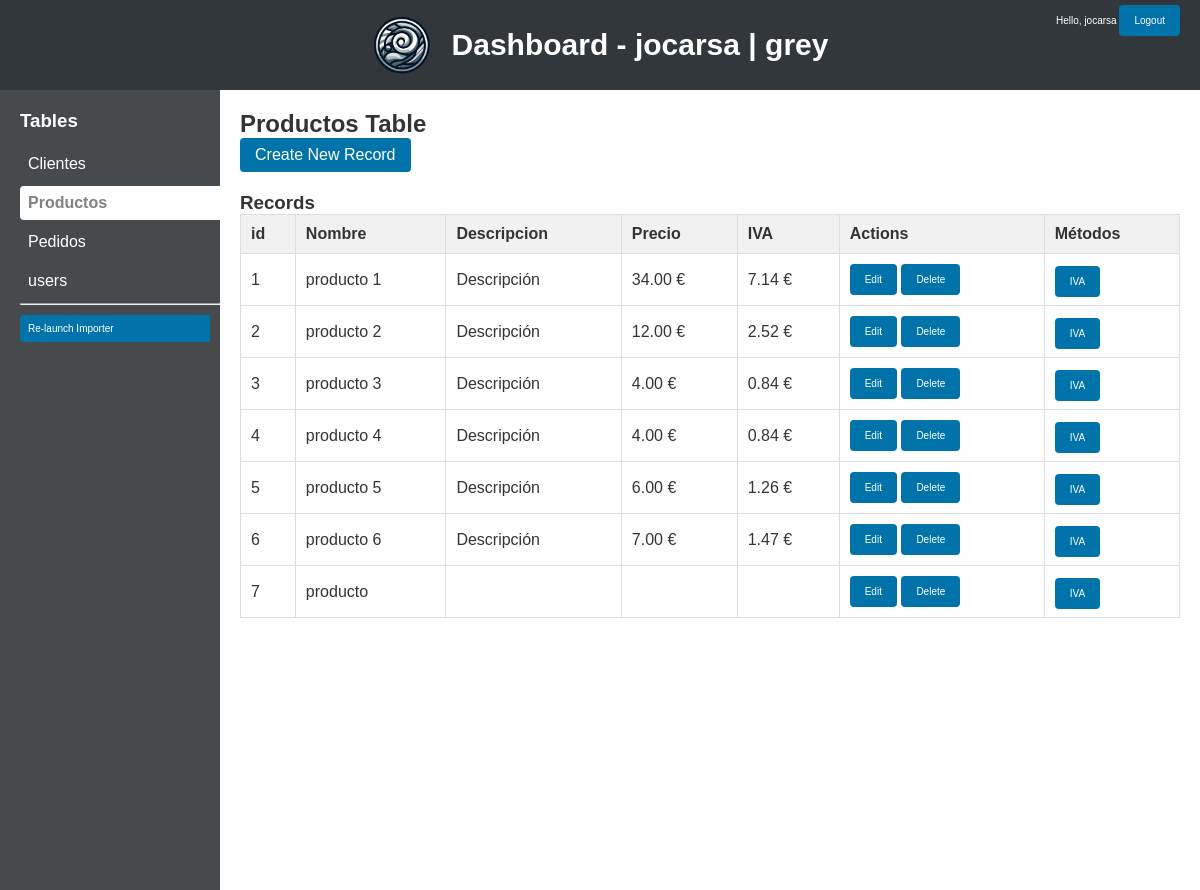
/?table=Productos (signed in), run on the app's committed database.
### tables this page shows
CREATE TABLE "Productos" (id INTEGER PRIMARY KEY AUTOINCREMENT, "Nombre" TEXT, "Descripcion" TEXT, "Precio" TEXT, "IVA" TEXT);

### i18n.php (called while the page is built, shortened)
<?php
function loadTranslations() {
    static $cached = null;
    if ($cached !== null) {
        return $cached;
    }
    $file = __DIR__ . '/translations.csv';
    $translations = [];
    if (($handle = fopen($file, 'r')) !== false) {
        $header = fgetcsv($handle);
        while (($row = fgetcsv($handle)) !== false) {
            $rowData = array_combine($header, $row);
            $key = $rowData['key'];
            unset($rowData['key']);
            $translations[$key] = $rowData;
        }
    }
    $cached = $translations;
    return $cached;
}
function t($key) {
    $all = loadTranslations();
    $lang = isset($_SESSION['lang']) ? $_SESSION['lang'] : 'en';
    if (isset($all[$key])) {
        return $all[$key][$lang] ?? $all[$key]['en'];
    }
    return $key;
}

### index.php (the view, shortened to what this page needs)
<?php
require_once 'i18n.php';
require 'config.php';
        ?>
        <?php
$db = new SQLite3($config['db_name']);
function isForeignKey($colName) {
    return substr_count($colName, '_') >= 1;
}
$result = $db->query("SELECT name FROM sqlite_master WHERE type='table' AND name NOT LIKE 'sqlite_%'");
$tables = [];
while ($row = $result->fetchArray(SQLITE3_ASSOC)) {
    $tables[] = $row['name'];
}
$selected_table = isset($_GET['table']) ? $_GET['table'] : null;
$action = isset($_GET['action']) ? $_GET['action'] : 'list';
?>
<!doctype html>
<html>
<head>
    <link rel="stylesheet" href="style.css">
</head>
<body>
<div class="header">
    <div id="corporativo">
        <img src="grey.png" alt="Logo">
        <h1><?php echo t("dashboard_title"); ?></h1>
    </div>
    <div style="position:absolute; top:15px; right:20px;font-size:10px;">
        <?php echo t("hello"); ?>, <?php echo htmlspecialchars($_SESSION['username']); ?>
        <a href="?action=logout" class="boton"><?php echo t("logout"); ?></a>
    </div>
</div>
<div class="container">
    <div class="nav">
        <h3><?php echo t("tables"); ?></h3>
        <?php foreach ($tables as $table): ?>
            <a href="?table=<?php echo urlencode($table); ?>" class="<?php echo ($selected_table === $table) ? 'active' : ''; ?>">
                <?php echo htmlspecialchars($table); ?>
            </a>
        <?php endforeach; ?>
        <hr>
        <a href="importador.php" class="btn boton"><?php echo t("relaunch_importer"); ?></a>
    </div>
    <div class="main">
        <?php if ($selected_table): ?>
            <h2><?php echo htmlspecialchars($selected_table); ?> Table</h2>
            <?php
            $colsQuery = $db->query("PRAGMA table_info('$selected_table')");
            $columns = [];
            while ($col = $colsQuery->fetchArray(SQLITE3_ASSOC)) {
                $columns[] = $col;
            }
            ?>
            <?php if ($action === 'create'): ?>
                <h3><?php echo t("create_new_record"); ?></h3>
                <form method="post">
                    <?php foreach ($columns as $col):
                        if ($col['name'] === 'id') continue;
                        $colName = $col['name'];
                        if (isForeignKey($colName)) {
                            list($refTable, $displayCols) = parseForeignKey($colName);
                            ?>
                            <label><?php echo htmlspecialchars($colName); ?>:</label>
                            <select name="<?php echo htmlspecialchars($colName); ?>">
                                <option value="">-- Select --</option>
                                <?php
                                $resultFK = $db->query("SELECT id, " . implode(", ", array_map(function($c) { return "\"$c\""; }, $displayCols)) . " FROM \"$refTable\"");
                                while ($rowFK = $resultFK->fetchArray(SQLITE3_ASSOC)) {
                                    $display = implode(" ", $rowFK);
                                    echo "<option value='" . htmlspecialchars($rowFK['id']) . "'>" . htmlspecialchars($display) . "</option>";
                                }
                                ?>
                            </select>
                        <?php } else { ?>
                            <label><?php echo htmlspecialchars($colName); ?>:</label>
                            <input type="text" name="<?php echo htmlspecialchars($colName); ?>">
                        <?php } ?>
                    <?php endforeach; ?>
                    <input type="submit" name="create" value="<?php echo t("create_new_record"); ?>">
                    <a href="?table=<?php echo urlencode($selected_table); ?>&action=list" class="btn"><?php echo t("cancel"); ?></a>
                </form>
            <?php else: ?>
                <div class="actions">
                    <a href="?table=<?php echo urlencode($selected_table); ?>&action=create" class="btn"><?php echo t("create_new_record"); ?></a>
                </div>
                <h3><?php echo t("records"); ?></h3>
                <table>
                    <tr>
                        <?php foreach ($columns as $col): ?>
                            <th><?php echo htmlspecialchars($col['name']); ?></th>
                        <?php endforeach; ?>
                        <th>Actions</th>
                        <th>Métodos</th>
                    </tr>
                    <?php
                    $records = $db->query("SELECT * FROM \"$selected_table\"");
                    while ($rowData = $records->fetchArray(SQLITE3_ASSOC)) {
                        echo "<tr>";
                        foreach ($columns as $col) {
                            $colName = $col['name'];
                            if (isForeignKey($colName)) {
                                list($refTable, $displayCols) = parseForeignKey($colName);
                                $stmtFK = $db->prepare("SELECT " . implode(", ", array_map(function($c) { return "\"$c\""; }, $displayCols)) . " FROM \"$refTable\" WHERE id = ?");
                                $stmtFK->bindValue(1, $rowData[$colName], SQLITE3_TEXT);
                                $resultFK = $stmtFK->execute()->fetchArray(SQLITE3_ASSOC);
                                $displayText = $resultFK ? implode(" ", $resultFK) : $rowData[$colName];
                                echo "<td>" . htmlspecialchars($displayText) . "</td>";
                            } else {
                                echo "<td>" . htmlspecialchars($rowData[$colName]) . "</td>";
                            }
                        }
                        echo "<td>";
                        echo "<a href='?table=$selected_table&action=edit&id={$rowData['id']}' class='boton'>Edit</a>";
                        ?>
                        <form method="post" class="inline" onsubmit="return confirm('<?php echo t("delete_record"); ?>');" style="display:inline;">
                            <input type="submit" name="delete" value="Delete">
                        </form>
                        <?php
                        echo "</td>";
                        echo "<td>";
                        foreach ($columns as $col) {
                            $colName = $col['name'];
                            $methodFile = "metodos/$selected_table/$colName.php";
                            if (file_exists($methodFile)) {
                                echo "<a class='boton' href='run_method.php?table=$selected_table&column=$colName&id={$rowData['id']}' target='_blank'>$colName</a><br>";
                            }
                        }
                        echo "</td>";
                        echo "</tr>";
                    }
                    ?>
                </table>
            <?php endif; ?>
        <?php else: ?>
            <p><?php echo t("select_table"); ?></p>
        <?php endif; ?>
    </div>
</div>
</body>
</html>

### style.css (style rules this page uses)
body { margin: 0; font-family: Ubuntu, Tahoma, Geneva, Verdana, sans-serif; background-color: #f7f7f7; color: #333; }
* { padding:0px; margin:0px; }
.header { background-color: #32373c; color: #ffffff; padding: 15px 20px; text-align: center; font-size: 1.5em; box-shadow: 0 2px 4px rgba(0,0,0,0.1); }
.header h1 { font-size:30px; }
#corporativo { display: flex; flex-direction: row; flex-wrap: nowrap; justify-content: center; align-items: center; align-content: stretch; }
#corporativo img { width:60px; margin-right:20px; }
.container { display: flex; }
.nav { background-color: #464a4d; color: #ffffff; width: 220px; min-height: 100vh; padding: 20px; box-sizing: border-box; padding-right:0px; }
.nav h3 { margin-top: 0; margin-bottom: 15px; }
.nav a { color: #ffffff; text-decoration: none; padding: 8px; display: block; border-radius: 4px 0px 0px 4px; transition: background-color 0.2s; margin-bottom: 5px; }
.main { flex: 1; padding: 20px; background-color: #ffffff; min-height: 100vh; box-sizing: border-box; }
.actions { margin-bottom: 20px; }
.btn { display: inline-block; padding: 8px 15px; background-color: #0073aa; color: #ffffff; text-decoration: none; border-radius: 4px; transition: background-color 0.3s; margin-right: 10px; }
table { width: 100%; border-collapse: collapse; margin-bottom: 20px; }
table, th, td { border: 1px solid #ddd; }
th, td { padding: 10px; text-align: left; }
th { background-color: #f1f1f1; }
form { margin-bottom: 20px; }
form input[type="submit"],.boton { padding: 10px 15px; background-color: #0073aa; border: none; color: #ffffff; border-radius: 4px; cursor: pointer; transition: background-color 0.3s; text-decoration:none; font-size:10px; }
form.inline { display: inline; }
.nav a.active { background-color: white; font-weight: bold; color: grey; }
hr { margin-bottom:10px; }

### data on the page
productos: colName "1", colName "producto 1", colName "Descripción", colName "34.00 €", colName "7.14 €", colName "IVA"
productos: colName "2", colName "producto 2", colName "Descripción", colName "12.00 €", colName "2.52 €", colName "IVA"
productos: colName "3", colName "producto 3", colName "Descripción", colName "4.00 €", colName "0.84 €", colName "IVA"
productos: colName "4", colName "producto 4", colName "Descripción", colName "4.00 €", colName "0.84 €", colName "IVA"
productos: colName "5", colName "producto 5", colName "Descripción", colName "6.00 €", colName "1.26 €", colName "IVA"
productos: colName "6", colName "producto 6", colName "Descripción", colName "7.00 €", colName "1.47 €", colName "IVA"
productos: colName "7", colName "producto", colName "IVA"

### other printed values
t("dashboard_title") "Dashboard - jocarsa | grey"
t("hello") "Hello"
$_SESSION['username'] "jocarsa"
t("logout") "Logout"
t("tables") "Tables"
$table "Clientes"
$table "Productos"
$table "Pedidos"
$table "users"
t("relaunch_importer") "Re-launch Importer"
$selected_table "Productos"
t("create_new_record") "Create New Record"
t("records") "Records"
$col['name'] "id"
$col['name'] "Nombre"
